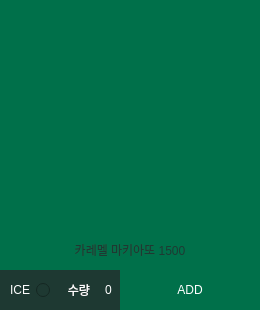
         <widget class="QFrame" name="frame_3_6">
          <property name="geometry">
           <rect>
            <x>580</x>
            <y>370</y>
            <width>260</width>
            <height>310</height>
           </rect>
          </property>
          <property name="frameShape">
           <enum>QFrame::NoFrame</enum>
          </property>
          <property name="frameShadow">
           <enum>QFrame::Raised</enum>
          </property>
          <widget class="QRadioButton" name="radioButton_3_6">
           <property name="geometry">
            <rect>
             <x>0</x>
             <y>270</y>
             <width>50</width>
             <height>40</height>
            </rect>
           </property>
           <property name="focusPolicy">
            <enum>Qt::NoFocus</enum>
           </property>
           <property name="layoutDirection">
            <enum>Qt::RightToLeft</enum>
           </property>
           <property name="styleSheet">
            <string notr="true">background-color: rgb(30, 57, 50);
color: rgb(255, 255, 255);</string>
           </property>
           <property name="text">
            <string>ICE</string>
           </property>
           <property name="checked">
            <bool>false</bool>
           </property>
           <property name="autoRepeat">
            <bool>false</bool>
           </property>
           <property name="autoExclusive">
            <bool>false</bool>
           </property>
          </widget>
          <widget class="QLabel" name="label_3_6">
           <property name="geometry">
            <rect>
             <x>50</x>
             <y>270</y>
             <width>40</width>
             <height>40</height>
            </rect>
           </property>
           <property name="styleSheet">
            <string notr="true">background-color: rgb(30, 57, 50);
color: rgb(255, 255, 255);
font: 75 9pt &quot;맑은 고딕&quot;;</string>
           </property>
           <property name="text">
            <string>수량</string>
           </property>
           <property name="alignment">
            <set>Qt::AlignRight|Qt::AlignTrailing|Qt::AlignVCenter</set>
           </property>
          </widget>
          <widget class="QLabel" name="label_image_3_6">
           <property name="geometry">
            <rect>
             <x>0</x>
             <y>0</y>
             <width>260</width>
             <height>270</height>
            </rect>
           </property>
           <property name="styleSheet">
            <string notr="true">background-color: rgb(0, 112, 74);</string>
           </property>
           <property name="text">
            <string/>
           </property>
          </widget>
          <widget class="QSpinBox" name="spinBox_3_6">
           <property name="geometry">
            <rect>
             <x>90</x>
             <y>270</y>
             <width>50</width>
             <height>40</height>
            </rect>
           </property>
           <property name="focusPolicy">
            <enum>Qt::WheelFocus</enum>
           </property>
           <property name="styleSheet">
            <string notr="true">background-color: rgb(30, 57, 50);
color: rgb(255, 255, 255);</string>
           </property>
           <property name="frame">
            <bool>false</bool>
           </property>
           <property name="alignment">
            <set>Qt::AlignCenter</set>
           </property>
          </widget>
          <widget class="QPushButton" name="pushButton_3_6">
           <property name="geometry">
            <rect>
             <x>120</x>
             <y>270</y>
             <width>140</width>
             <height>40</height>
            </rect>
           </property>
           <property name="focusPolicy">
            <enum>Qt::StrongFocus</enum>
           </property>
           <property name="styleSheet">
            <string notr="true">QPushButton{
	font: 9pt &quot;맑은 고딕&quot;;
	color: rgb(255, 255, 255);
	background-color: rgb(0, 112, 74);
	border: 0px;
}
QPushButton:hover{
	color: rgb(0, 0, 0);
	background-color: rgb(0, 255, 166);
}</string>
           </property>
           <property name="text">
            <string>ADD</string>
           </property>
          </widget>
          <widget class="QLabel" name="label_p_3_6">
           <property name="geometry">
            <rect>
             <x>0</x>
             <y>230</y>
             <width>260</width>
             <height>40</height>
            </rect>
           </property>
           <property name="styleSheet">
            <string notr="true">color: rgb(30, 57, 50);
font: 75 9pt &quot;맑은 고딕&quot;;</string>
           </property>
           <property name="text">
            <string>카레멜 마키아또 1500</string>
           </property>
           <property name="alignment">
            <set>Qt::AlignCenter</set>
           </property>
          </widget>
         </widget>
